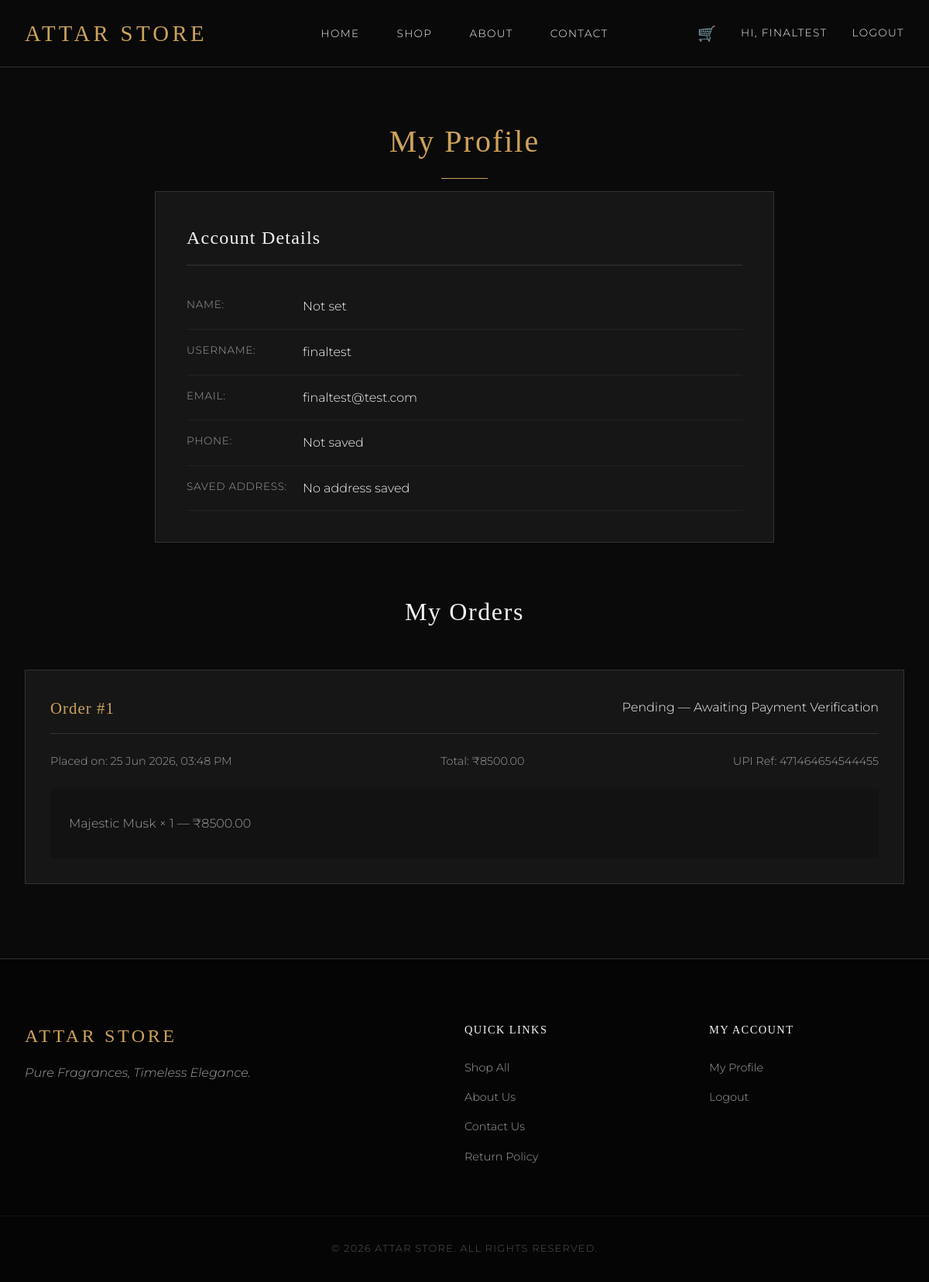
The page /accounts/profile/ (signed in) on the database its author committed.
### accounts/models.py (models this page shows, shortened)
class UserProfile(models.Model):
    user = models.OneToOneField(
        User,
        on_delete=models.CASCADE,  # Delete profile if user is deleted
        related_name='userprofile',
        verbose_name="User Account"
    )
    phone = models.CharField(
        max_length=15,
        blank=True,
        verbose_name="Phone Number"
    )
    address_line1 = models.CharField(
        max_length=255,
        blank=True,
        verbose_name="Address Line 1"
    )
    address_line2 = models.CharField(
        max_length=255,
        blank=True,
        verbose_name="Address Line 2"
    )
    city = models.CharField(
        max_length=100,
        blank=True,
        verbose_name="City"
    )
    state = models.CharField(
        max_length=100,
        blank=True,
        verbose_name="State"
    )
    pincode = models.CharField(
        max_length=10,
        blank=True,
        verbose_name="PIN Code"
    )
    class Meta:
        verbose_name = "User Profile"
        verbose_name_plural = "User Profiles"
    def get_full_address(self):
        parts = [
            self.address_line1,
            self.address_line2,
            self.city,
            self.state,
            self.pincode,
        ]
        return ', '.join(part for part in parts if part)

### store/models.py (models this page shows, shortened)
class Order(models.Model):
    STATUS_PENDING = 'pending'
    STATUS_PAYMENT_RECEIVED = 'payment_received'
    STATUS_PROCESSING = 'processing'
    STATUS_SHIPPED = 'shipped'
    STATUS_DELIVERED = 'delivered'
    STATUS_CANCELLED = 'cancelled'
    STATUS_CHOICES = [
        (STATUS_PENDING, 'Pending — Awaiting Payment Verification'),
        (STATUS_PAYMENT_RECEIVED, 'Payment Received'),
        (STATUS_PROCESSING, 'Processing — Being Prepared'),
        (STATUS_SHIPPED, 'Shipped — Out for Delivery'),
        (STATUS_DELIVERED, 'Delivered'),
        (STATUS_CANCELLED, 'Cancelled'),
    ]
    customer = models.ForeignKey(
        User,
        on_delete=models.SET_NULL,
        null=True,
        blank=True,
        related_name='orders',
        verbose_name="Customer Account",
        help_text="The registered user who placed this order"
    )
    full_name = models.CharField(
        max_length=255,
        verbose_name="Full Name",
        help_text="Recipient's full name for shipping"
    )
    email = models.EmailField(
        verbose_name="Email Address"
    )
    phone = models.CharField(
        max_length=15,
        verbose_name="Phone Number"
    )
    address_line1 = models.CharField(
        max_length=255,
        verbose_name="Address Line 1",
        help_text="House/Flat No., Street Name"
    )
    address_line2 = models.CharField(
        max_length=255,
        blank=True,
        verbose_name="Address Line 2",
        help_text="Area, Landmark (optional)"
    )
    city = models.CharField(
        max_length=100,
        verbose_name="City"
    )
    state = models.CharField(
        max_length=100,
        verbose_name="State"
    )
    pincode = models.CharField(
        max_length=10,
        verbose_name="PIN Code"
    )
    total_amount = models.DecimalField(
        max_digits=10,
        decimal_places=2,
        verbose_name="Total Amount (₹)",
        help_text="Total amount customer should have paid via UPI"
    )
    upi_transaction_id = models.CharField(
        max_length=100,
        verbose_name="UPI Transaction ID",
        help_text="Transaction reference number provided by the customer"
    )
    payment_screenshot = models.ImageField(
        upload_to='payment_screenshots/',
        null=True,
        blank=True,
        verbose_name="Payment Screenshot",
        help_text="Optional screenshot of UPI payment uploaded by customer"
    )
    status = models.CharField(
        max_length=20,
        choices=STATUS_CHOICES,
        default=STATUS_PENDING,
        verbose_name="Order Status"
    )
    admin_notes = models.TextField(
        blank=True,
        verbose_name="Admin Notes",
        help_text="Internal notes (not visible to customer)"
    )
    created_at = models.DateTimeField(
        auto_now_add=True,
        verbose_name="Order Placed On"
    )
    updated_at = models.DateTimeField(
        auto_now=True,
        verbose_name="Last Updated"
    )
    class Meta:
        verbose_name = "Order"
        verbose_name_plural = "Orders"
        ordering = ['-created_at']  # Newest orders at the top in admin
    def get_status_display_class(self):
        status_classes = {
            self.STATUS_PENDING: 'status-pending',
            self.STATUS_PAYMENT_RECEIVED: 'status-payment',
            self.STATUS_PROCESSING: 'status-processing',
            self.STATUS_SHIPPED: 'status-shipped',
            self.STATUS_DELIVERED: 'status-delivered',
            self.STATUS_CANCELLED: 'status-cancelled',
        }
        return status_classes.get(self.status, 'status-pending')

class OrderItem(models.Model):
    order = models.ForeignKey(
        Order,
        on_delete=models.CASCADE,
        related_name='items',
        verbose_name="Order"
    )
    product = models.ForeignKey(
        Product,
        on_delete=models.SET_NULL,
        null=True,
        related_name='order_items',
        verbose_name="Product"
    )
    quantity = models.PositiveIntegerField(
        default=1,
        verbose_name="Quantity"
    )
    price = models.DecimalField(
        max_digits=10,
        decimal_places=2,
        verbose_name="Unit Price at Purchase (₹)",
        help_text="Stored at time of order — not affected by future price changes"
    )
    class Meta:
        verbose_name = "Order Item"
        verbose_name_plural = "Order Items"
    def get_subtotal(self):
        return self.quantity * self.price

class Product(models.Model):
    name = models.CharField(
        max_length=255,
        verbose_name="Product Name",
        help_text="Full name of the attar/perfume"
    )
    slug = models.SlugField(
        max_length=255,
        unique=True,
        blank=True,
        verbose_name="URL Slug",
        help_text="Auto-generated URL-friendly name. Leave blank to auto-fill."
    )
    image = models.ImageField(
        upload_to='products/',
        verbose_name="Product Image",
        help_text="Main product photograph"
    )
    description = models.TextField(
        verbose_name="Full Description",
        help_text="Detailed description: scent notes, ingredients, longevity, etc."
    )
    short_description = models.CharField(
        max_length=300,
        blank=True,
        verbose_name="Short Description",
        help_text="One-line summary shown on product cards in the catalog"
    )
    price = models.DecimalField(
        max_digits=10,
        decimal_places=2,
        verbose_name="Price (₹)",
        help_text="Selling price in Indian Rupees"
    )
    stock = models.PositiveIntegerField(
        default=0,
        verbose_name="Stock Quantity",
        help_text="Number of units currently available"
    )
    is_featured = models.BooleanField(
        default=False,
        verbose_name="Featured on Homepage",
        help_text="If checked, this product will appear in the homepage featured section"
    )
    is_active = models.BooleanField(
        default=True,
        verbose_name="Active / Visible",
        help_text="Uncheck to hide this product from the catalog without deleting it"
    )
    created_at = models.DateTimeField(
        auto_now_add=True,
        verbose_name="Date Added"
    )
    updated_at = models.DateTimeField(
        auto_now=True,
        verbose_name="Last Updated"
    )
    class Meta:
        verbose_name = "Product"
        verbose_name_plural = "Products"
        ordering = ['-created_at']  # Newest products shown first

### accounts/views.py (the view)
# urls.py: path('profile/', views.profile, name='profile'),
@login_required
def profile(request):
    from .models import UserProfile
    profile, created = UserProfile.objects.get_or_create(user=request.user)
    if request.method == 'POST':
        form = UserProfileForm(request.POST, instance=profile)
        if form.is_valid():
            form.save()
            request.user.first_name = request.POST.get('first_name', '')
            request.user.last_name = request.POST.get('last_name', '')
            request.user.save()
            messages.success(request, 'Your profile has been updated.')
            return redirect('accounts:profile')
    else:
        form = UserProfileForm(instance=profile)
    orders = request.user.orders.all().order_by('-created_at')
    context = {
        'form': form,
        'orders': orders,
        'page_title': 'My Profile — Attar Store',
    }
    return render(request, 'accounts/profile.html', context)

### store/context_processors.py (called while the page is built)
def cart_count(request):
    cart = request.session.get('cart', {})
    count = sum(cart.values())  # Sum all quantities
    return {'cart_count': count}

### templates/accounts/profile.html (shortened to what this page needs)
{% extends "base.html" %}
{% block content %}
<section id="profile-section">
    <div class="section-inner">
        <h1 id="profile-title">My Profile</h1>
        <div id="profile-layout">
            <div id="profile-info-card">
                <h2>Account Details</h2>
                <dl id="profile-details">
                    <div class="profile-detail-row">
                        <dt>Name:</dt>
                        <dd>{{ user.get_full_name|default:"Not set" }}</dd>
                    </div>
                    <div class="profile-detail-row">
                        <dt>Username:</dt>
                        <dd>{{ user.username }}</dd>
                    </div>
                    <div class="profile-detail-row">
                        <dt>Email:</dt>
                        <dd>{{ user.email }}</dd>
                    </div>
                    <div class="profile-detail-row">
                        <dt>Phone:</dt>
                        <dd>{{ user.userprofile.phone|default:"Not saved" }}</dd>
                    </div>
                    <div class="profile-detail-row">
                        <dt>Saved Address:</dt>
                        <dd>{{ user.userprofile.get_full_address|default:"No address saved" }}</dd>
                    </div>
                </dl>
            </div>
        </div>
        <div id="order-history-section">
            <h2 id="order-history-heading">My Orders</h2>
            {% if orders %}
                <div id="orders-list">
                    {% for order in orders %}
                        <article class="order-history-card" id="order-card-{{ order.id }}">
                            <header class="order-card-header">
                                <h3 class="order-card-id">Order #{{ order.id }}</h3>
                                <span class="order-card-status {{ order.get_status_display_class }}">
                                    {{ order.get_status_display }}
                                </span>
                            </header>
                            <div class="order-card-body">
                                <p class="order-card-date">Placed on: {{ order.created_at|date:"d M Y, h:i A" }}</p>
                                <p class="order-card-total">Total: ₹{{ order.total_amount }}</p>
                                <p class="order-card-upi">UPI Ref: {{ order.upi_transaction_id }}</p>
                            </div>
                            <div class="order-card-items">
                                <ul role="list">
                                    {% for item in order.items.all %}
                                        <li>{{ item.product.name }} × {{ item.quantity }} — ₹{{ item.get_subtotal }}</li>
                                    {% endfor %}
                                </ul>
                            </div>
                        </article>
                    {% endfor %}
                </div>
            {% else %}
                <p id="no-orders-message">
                    You haven't placed any orders yet.
                    <a href="{% url 'store:shop' %}">Start shopping!</a>
                </p>
            {% endif %}
        </div>
    </div>
</section>
{% endblock %}

### templates/base.html (shortened to what this page needs)
<!DOCTYPE html>
<html lang="en">
<head>
    {% load static %}
    <link rel="stylesheet" href="{% static 'css/style.css' %}" />
</head>
<body>
    <header id="site-header" role="banner">
        <nav id="main-nav" role="navigation" aria-label="Main navigation">
            <div id="nav-brand">
                <a href="{% url 'store:home' %}" id="logo-link" aria-label="Go to homepage">
                    <span id="logo-text">ATTAR STORE</span>
                </a>
            </div>
            <ul id="nav-links" role="list">
                <li><a href="{% url 'store:home' %}" class="nav-link {% if request.resolver_match.url_name == 'home' %}nav-active{% endif %}">Home</a></li>
                <li><a href="{% url 'store:shop' %}" class="nav-link {% if request.resolver_match.url_name == 'shop' %}nav-active{% endif %}">Shop</a></li>
                <li><a href="{% url 'store:about' %}" class="nav-link">About</a></li>
                <li><a href="{% url 'store:contact' %}" class="nav-link">Contact</a></li>
            </ul>
            <div id="nav-actions">
                <a href="{% url 'store:cart' %}" id="cart-icon-link" aria-label="View cart ({{ cart_count }} items)">
                    <span id="cart-icon" aria-hidden="true">🛒</span>
                </a>
                {% if user.is_authenticated %}
                    <a href="{% url 'accounts:profile' %}" id="profile-link" class="nav-link">
                        Hi, {{ user.first_name|default:user.username }}
                    </a>
                    <a href="{% url 'accounts:logout' %}" id="logout-link" class="nav-link">Logout</a>
                {% else %}
                    <a href="{% url 'accounts:login' %}" id="login-link" class="nav-link">Login</a>
                    <a href="{% url 'accounts:signup' %}" id="signup-link" class="btn btn-primary">Sign Up</a>
                {% endif %}
            </div>
        </nav>
    </header>
    <main id="main-content" role="main">
        {% block content %}{% endblock %}
    </main>
    <footer id="site-footer" role="contentinfo">
        <div id="footer-inner">
            <div id="footer-brand">
                <p id="footer-logo">ATTAR STORE</p>
                <p id="footer-tagline">Pure Fragrances, Timeless Elegance.</p>
            </div>
            <nav id="footer-nav" aria-label="Footer navigation">
                <h3 class="footer-heading">Quick Links</h3>
                <ul role="list">
                    <li><a href="{% url 'store:shop' %}">Shop All</a></li>
                    <li><a href="{% url 'store:about' %}">About Us</a></li>
                    <li><a href="{% url 'store:contact' %}">Contact Us</a></li>
                    <li><a href="{% url 'store:return_policy' %}">Return Policy</a></li>
                </ul>
            </nav>
            <div id="footer-account">
                <h3 class="footer-heading">My Account</h3>
                <ul role="list">
                    {% if user.is_authenticated %}
                        <li><a href="{% url 'accounts:profile' %}">My Profile</a></li>
                        <li><a href="{% url 'accounts:logout' %}">Logout</a></li>
                    {% else %}
                        <li><a href="{% url 'accounts:login' %}">Login</a></li>
                        <li><a href="{% url 'accounts:signup' %}">Create Account</a></li>
                    {% endif %}
                </ul>
            </div>
        </div>
        <div id="footer-bottom">
            <p>&copy; {% now "Y" %} Attar Store. All rights reserved.</p>
        </div>
    </footer>
</body>
</html>

### rows shown on the page
Order: id "1", status "Pending — Awaiting Payment Verification", created_at "25 Jun 2026, 03:48 PM", total_amount "8500.00", upi_transaction_id "471464654544455"
OrderItem: product.name "Majestic Musk", quantity "1", get_subtotal "8500.00"

### other values the page prints
{{ user.first_name|default:user.username }} "FINALTEST"
{{ user.get_full_name|default:"Not set" }} "Not set"
{{ user.username }} "finaltest"
{{ user.email }} "finaltest@test.com"
{{ user.userprofile.phone|default:"Not saved" }} "Not saved"
{{ user.userprofile.get_full_address|default:"No address saved" }} "No address saved"
